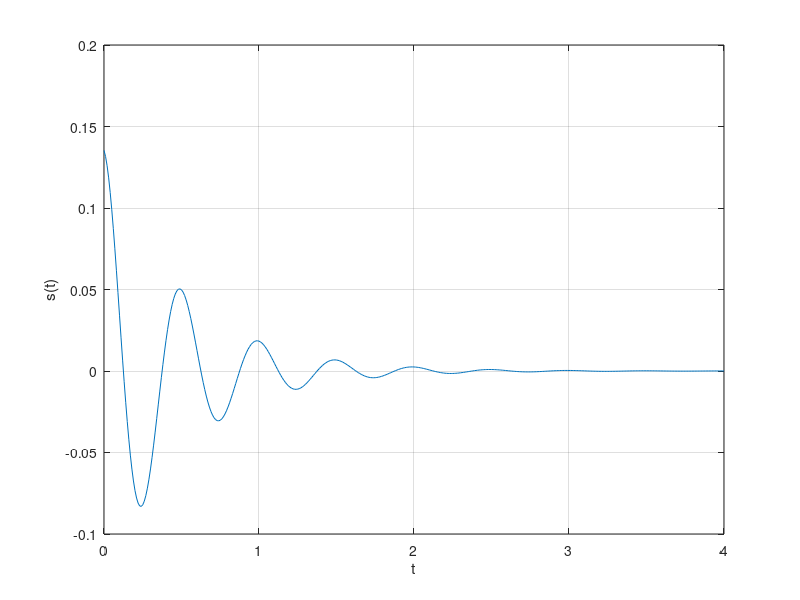
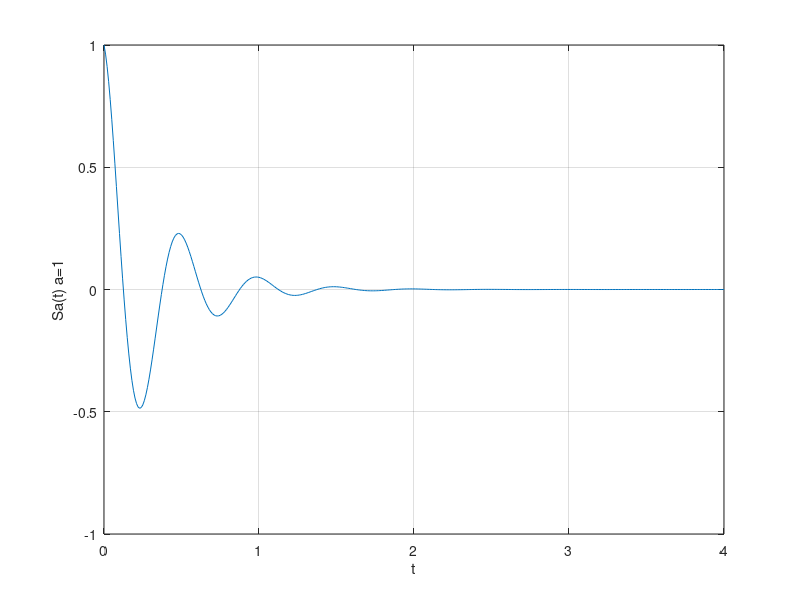
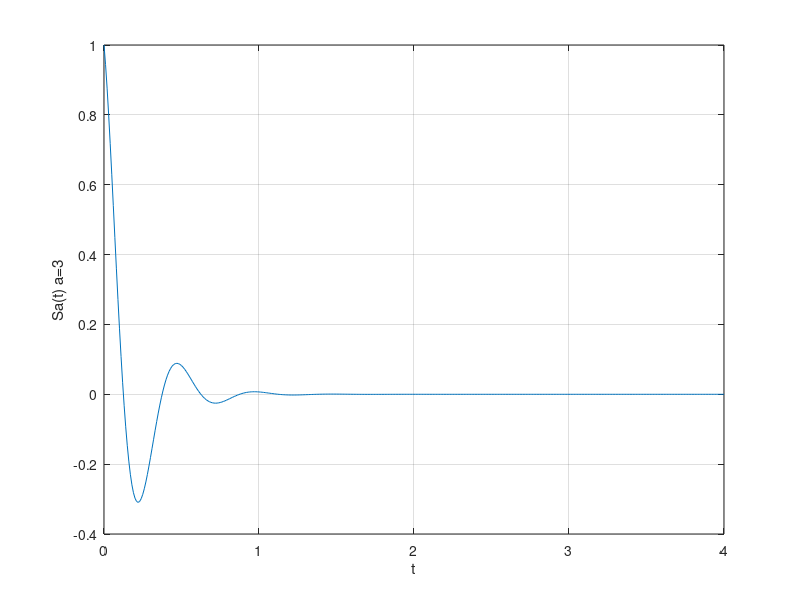
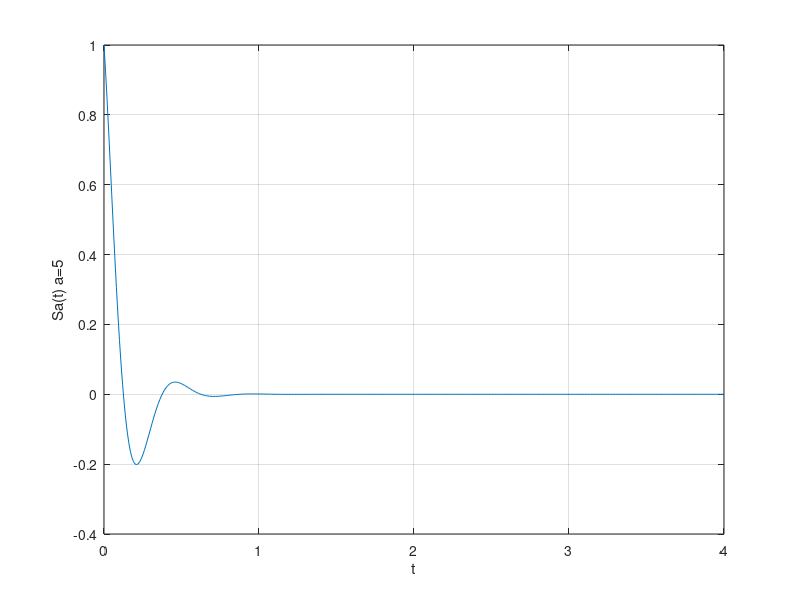

Recreate these plots in MATLAB, in order.

% Problem C: Visualizing operations on the independent variable and algorithm vectorization

% Problem C.1
f = @(t) exp(-2*t).*cos(4*pi*t);
u = @(t) +(t>=0);
g = @(t) f(t).*u(t); 

% Problem C.2
s = @(t) g(t+1);
figure('Name','Figure C2','NumberTitle','off');
t = (0:0.01:4);
plot(t,s(t));
xlabel('t'); 
ylabel('s(t)'); 
grid;

% Problem C.3
sa = @(t) exp(-2*t).*exp(-1*a*t).*cos(4*pi*t).*u(t);

%for loop structure
for a = 1:2:7
    figure('Name',strcat('Figure C3 a= ',num2str(a)),'NumberTitle','off');
    sa = @(t) exp(-2*t).*exp(-1*a*t).*cos(4*pi*t).*u(t);
    plot(t,sa(t)); 
    xlabel('t'); 
    ylabel(strcat('Sa(t) a= ',num2str(a))); 
    grid;
end

%matrix strucutre
a = (1:2:7);
t = (0:0.01:2)'; 
T = t*ones(1,4);
sa2 = exp(-2*T*diag(a)).*cos(4*pi*T).*u(T).*exp(-1*T*diag(a));
figure('Name','Figure C3 Matrix','NumberTitle','off');
plot(t,sa2);
xlabel('t'); 
ylabel('Sa(t) a=(1,3,5,7)'); 
grid;
disp('Matrix Size, rows, columns, repectively');
disp(size(sa2));


